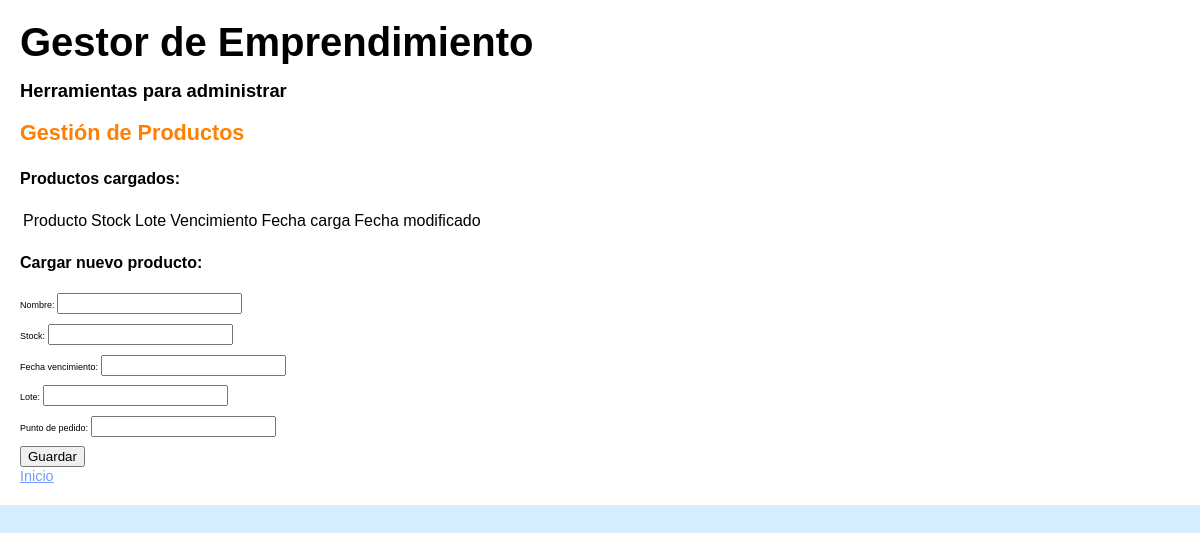
Before: /productos_crear/ with the older database file.
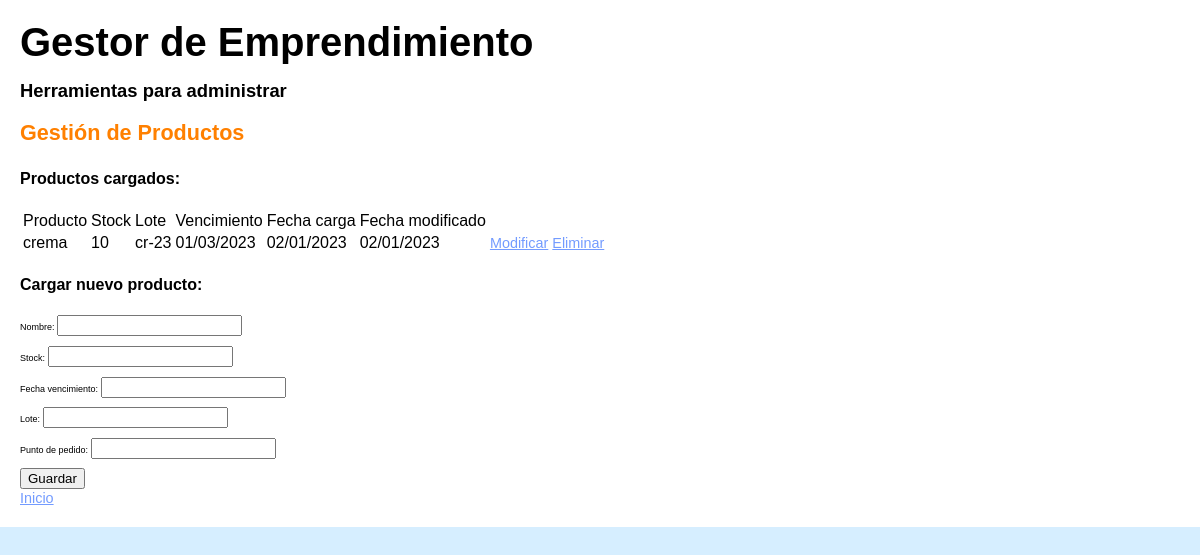
After: the same page with the newer database file.
### gestor/models.py (models this page shows, shortened)
class Productos_li(models.Model):
    id = models.IntegerField(primary_key=True, unique=True, auto_created=True)
    nombre = models.CharField(max_length=100)
    stock = models.IntegerField()
    punto_de_pedido = models.IntegerField()
    fecha_vencimiento = models.DateTimeField()
    lote = models.CharField(max_length=100)
    created = models.DateTimeField(auto_now_add=True)
    modified = models.DateTimeField(auto_now=True)
    class Meta:
        verbose_name = "Producto"
        verbose_name_plural = "Productos"

### gestor/views.py (the view)
# urls.py: path('productos_crear/', productos_crear),
def productos_crear(request):
    productos = Productos_li.objects.all()
    form = Producto_Form()
    if request.method == "POST":
        form = Producto_Form(request.POST)
        if form.is_valid():
            post = form.save(commit=False)
            post.save()
    else:
        form = Producto_Form()
    context = {
        'form': form,
        'productos': productos
        }
    return render(request, "gestor/productos_crear.html", context)

### gestor/forms.py
class Producto_Form(forms.ModelForm):
    class Meta:
        model = Productos_li
        fields = ('nombre', 'stock', 'fecha_vencimiento', 'lote', 'punto_de_pedido')

### gestor/templates/gestor/productos_crear.html
{% extends "gestor/base.html" %}
{% block content %}
<h3>Gestión de Productos</h3>
    <h4>Productos cargados:</h4>
        <table id="cartera" class="table table-striped">
            <thead>
                <tr>
                    <td>Producto</td>
                    <td>Stock</td>
                    <td>Lote</td>
                    <td>Vencimiento</td>
                    <td>Fecha carga</td>
                    <td>Fecha modificado</td>
                </tr>
            </thead>
            <tbody>
                {% for producto in productos %}
                    <tr>
                    <td>{{ producto.nombre }}</td>
                    <td>{{ producto.stock }}</td>
                    <td>{{ producto.lote }}</td>
                    <td>{{ producto.fecha_vencimiento|date:"SHORT_DATE_FORMAT" }}</td>
                    <td>{{ producto.created|date:"SHORT_DATE_FORMAT" }}</td>
                    <td>{{ producto.modified|date:"SHORT_DATE_FORMAT" }}</td>
                    <td><a href="/productos_editar/{{ producto.id }}">Modificar</a></td>
                    <td><a href="/productos_eliminar/{{ producto.id }}">Eliminar</a></td>
                    </tr>
                {% endfor %}
            </tbody>
        </table>
        <nav>
            <h4>Cargar nuevo producto:</h4>
            <form method="POST" class="post-form">{% csrf_token %}
                {{ form.as_p }}
            <button type="submit" class="save btn btn-default">Guardar</button>
            </form>
        </nav>
        <a href="/">Inicio<a>
{% endblock %}

Changed rows visible on the page:
added Productos_li: nombre "crema", stock "10", lote "cr-23", fecha_vencimiento "01/03/2023", created "02/01/2023", modified "02/01/2023"
